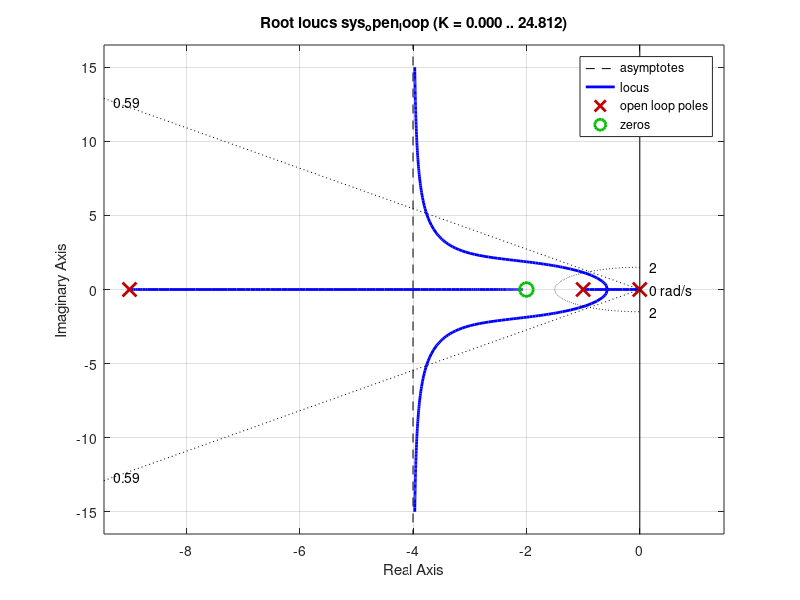

Recreate this plot in MATLAB. (Note: this script raises an error after producing the figure.)
% Nikolaos Giakoumoglou
% AEM 9043
% Fuzzy Systems 2020
%% Clear
clear all; close all; clc;

%% Initialize Gc(s) = (s+c)/s 
c = 2; % arbitrarily
num_c = [1 c];
den_c = [1 0];
G_c = tf(num_c, den_c);

%% Initialize Gp(s) = 10/((s+1)*(s+9)) = 10/(s^2+10*s+9)
num_p = [10];
den_p = [1 10 9];
G_p = tf(num_p, den_p);

%% Open loop system
sys_open_loop = series(G_c, G_p);

%% Create the root locus plot
figure;
rlocus(sys_open_loop)
zeta = 0.5911;
wn = 1.8/1.2;
sgrid(zeta,wn)
[k,poles] = rlocfind(sys_open_loop)

%% Closed loop system
K_p = 0.8; % from rlocus
sys_open_loop = K_p * sys_open_loop;
sys_closed_loop = feedback(sys_open_loop, 1, -1);

%% Step response
figure;
step(sys_closed_loop);
info = stepinfo(sys_closed_loop);
text(1,0.25,['Rise Time:',num2str(info.RiseTime)]);
text(1,0.2,['Overshoot: ',num2str(info.Overshoot)]);
disp(['Rise Time of step response is (must be less than 1.2): ',num2str(info.RiseTime)]);
disp(['Overshoot of step response is (must be less than 10): ',num2str(info.Overshoot)]);
disp([' ']);

%% Display integral and proportional gains
disp('Integral and proportional gains of the conventional PI controolers are:');
disp(['K_p = ',num2str(K_p)]);
disp(['K_i = ',num2str(c*K_p)]);